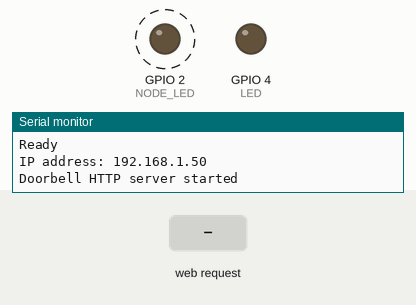
Recording of a sketch running on a simulated ESP8266 (NodeMCU). On the bench: output pins drawn as LEDs (lit = HIGH), the last lines printed to the serial monitor. Dashed ring = blinking. The test bench sets the inputs (shaded band). WiFi joins after 1.5 s; servers stay silent unless stated.

Above: at 2.76 s.
2.8 s: HTTP request GET /on received
At 3.01 s:
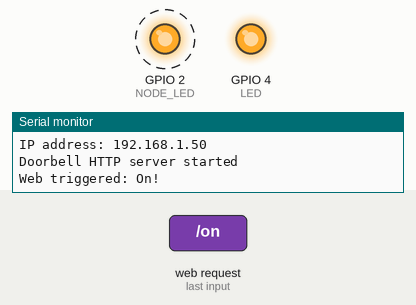
5.8 s: HTTP request GET /off received
At 6.03 s:
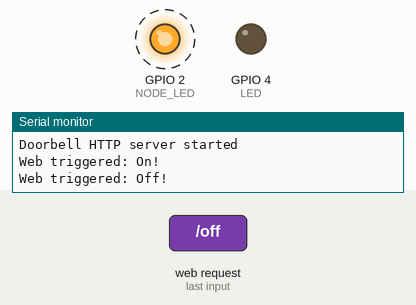
Timing chart, 0 to 14.8 s (numbered marks = the images above; inputs shaded):
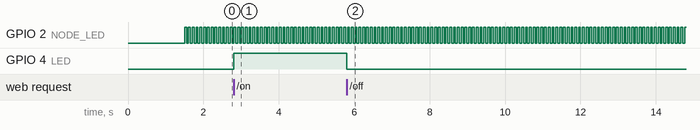

The sketch:

OTA_test.ino
```cpp
#include <ESP8266WiFi.h>
#include <ESP8266mDNS.h>
#include <ArduinoOTA.h>
#include <WiFiManager.h>
#include <ESP8266WebServer.h>


#define NODE_LED    2   // D4 (active LOW)
#define LED         4   // D2

const long node_led_interval = 50;
unsigned long node_led_prev_millis = 0;  // Last time NODE_LED was updated
String webPage = "";
ESP8266WebServer server(80);

void setup() {
  Serial.begin(115200);
  Serial.println("Booting");

  WiFiManager wifiManager;
  wifiManager.autoConnect("esp8266-setup");

  pinMode(NODE_LED,  OUTPUT);
  pinMode(LED,       OUTPUT);
  digitalWrite(LED,       LOW);

  // Port defaults to 8266
  // ArduinoOTA.setPort(8266);

  // Hostname defaults to esp8266-[ChipID]
  ArduinoOTA.setHostname("Wifi-Doorbell");

  ArduinoOTA.onStart([]() {
    Serial.println("Start OTA");
  });

  ArduinoOTA.onEnd([]() {
    Serial.println("End OTA");
  });

  ArduinoOTA.onProgress([](unsigned int progress, unsigned int total) {
    Serial.printf("Progress: %u%%\n", (progress / (total / 100)));
  });

  ArduinoOTA.onError([](ota_error_t error) {
    Serial.printf("Error[%u]: ", error);
    if (error == OTA_AUTH_ERROR) Serial.println("Auth Failed");
    else if (error == OTA_BEGIN_ERROR) Serial.println("Begin Failed");
    else if (error == OTA_CONNECT_ERROR) Serial.println("Connect Failed");
    else if (error == OTA_RECEIVE_ERROR) Serial.println("Receive Failed");
    else if (error == OTA_END_ERROR) Serial.println("End Failed");
  });

  ArduinoOTA.begin();

  Serial.println("Ready");
  Serial.print("IP address: ");
  Serial.println(WiFi.localIP());
  webPage += "<h1 style=\"text-align:center;font-size:500%;\">Love Shack Doorbell</h1>";
  webPage += "<a href=\"on\"><button style=\"height:200px;width:250px;font-size:600%;\">On</button></a>";
  webPage += "&nbsp;&nbsp;&nbsp;&nbsp;";
  webPage += "<a href=\"off\"><button style=\"height:200px;width:250px;font-size:600%;\">Off</button></a>";
  webPage += "&nbsp;&nbsp;&nbsp;&nbsp;";

  // HTTP Server commands
  server.on("/", [](){
    server.send(200, "text/html", webPage);
    //Serial.println("Server: root!");
  });
 server.on("/on", [](){
    server.send(200, "text/html", webPage);
    Serial.println("Web triggered: On!");
    digitalWrite(LED,       HIGH);
  });
  server.on("/off", [](){
    server.send(200, "text/html", webPage);
    Serial.println("Web triggered: Off!");
    digitalWrite(LED,       LOW);
  });

  server.begin();
  Serial.println("Doorbell HTTP server started");

}

void loop() {
  ArduinoOTA.handle();
  server.handleClient();

  unsigned long currentMillis = millis();

  // Blink the node led to indicate this loop is running
  if (currentMillis - node_led_prev_millis >= node_led_interval) {
    node_led_prev_millis = currentMillis;
    digitalWrite(NODE_LED, !digitalRead(NODE_LED));
  }
}
```

Measured:
- after the input at 2.8 s, GPIO 4 (LED): LOW → HIGH at once
- after the input at 5.8 s, GPIO 4 (LED): HIGH → LOW at once
- by itself, GPIO 2 (NODE_LED): alternates HIGH for 0.05 s and LOW for 0.05 s
